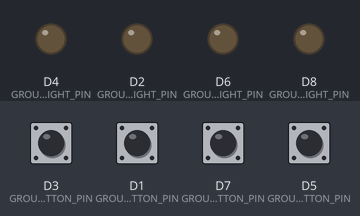
A program run on a simulated ESP8266 (NodeMCU). Parts: output pins drawn as LEDs (lit = HIGH). The test bench sets the inputs (shaded band); at power-on: D1 (GROUP_A_BUTTON_PIN), D3 (GROUP_B_BUTTON_PIN), D5 (GROUP_C_BUTTON_PIN), D7 (GROUP_D_BUTTON_PIN) HIGH. What the program prints to the serial monitor is not drawn.

Above: at 1.2 s.
1.3 s: D3 (GROUP_B_BUTTON_PIN) pulled LOW for 0.15 s
At 2.5 s:
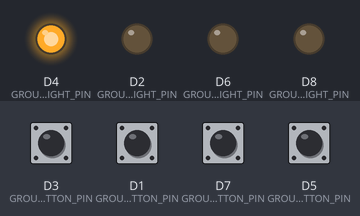
2.9 s: D1 (GROUP_A_BUTTON_PIN) pulled LOW for 0.15 s
6.0 s: D7 (GROUP_D_BUTTON_PIN) pulled LOW for 0.15 s
7.8 s: D5 (GROUP_C_BUTTON_PIN) pulled LOW for 0.15 s
9.4 s: D3 (GROUP_B_BUTTON_PIN) pulled LOW for 1 s
13.4 s: D1 (GROUP_A_BUTTON_PIN) pulled LOW for 1 s
Timing chart, 0 to 16.4 s (numbered marks = the images above; inputs shaded):
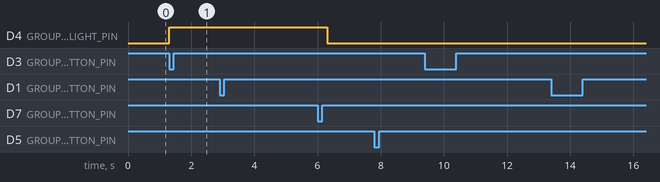

Measured:
- after the input at 1.3 s, D4 (GROUP_B_LIGHT_PIN): LOW → HIGH at once

The program:

main.cpp
```cpp
#include <Arduino.h>

/* macro defination */
#define GROUP_A_BUTTON_PIN  (D1)
#define GROUP_A_LIGHT_PIN   (D2)

#define GROUP_B_BUTTON_PIN  (D3)
#define GROUP_B_LIGHT_PIN   (D4)

#define GROUP_C_BUTTON_PIN  (D5)
#define GROUP_C_LIGHT_PIN   (D6)

#define GROUP_D_BUTTON_PIN  (D7)
#define GROUP_D_LIGHT_PIN   (D8)

#define LIGHT_TIME          (5000) // ms

/* function prototype */
ICACHE_RAM_ATTR void BTN_A_ISR();
ICACHE_RAM_ATTR void BTN_B_ISR();
ICACHE_RAM_ATTR void BTN_C_ISR();
ICACHE_RAM_ATTR void BTN_D_ISR();

void ISR_Register(uint8_t btn_pin, void (*ISR)());

/* local variables */
unsigned long   previousMillis = 0;
static bool     b_count_flag = false;
static uint8_t  u8_ledpin_choice;

/* Function defination */
void setup()
{
  Serial.begin(115200);

  pinMode(GROUP_A_LIGHT_PIN, OUTPUT);
  pinMode(GROUP_B_LIGHT_PIN, OUTPUT);
  pinMode(GROUP_C_LIGHT_PIN, OUTPUT);
  pinMode(GROUP_D_LIGHT_PIN, OUTPUT);

  ISR_Register(GROUP_A_BUTTON_PIN, BTN_A_ISR);
  ISR_Register(GROUP_B_BUTTON_PIN, BTN_B_ISR);
  ISR_Register(GROUP_C_BUTTON_PIN, BTN_C_ISR);
  ISR_Register(GROUP_D_BUTTON_PIN, BTN_D_ISR);

}

void loop()
{
  unsigned long currentMillis;

  if (b_count_flag == true){
    currentMillis = millis();
    if (currentMillis - previousMillis >= LIGHT_TIME) {
      digitalWrite(u8_ledpin_choice, LOW);
      Serial.println("Turn off LED\n");
    }
  }
}

void ISR_Register(uint8_t btn_pin, void (*ISR)())
{
  pinMode(btn_pin, INPUT_PULLUP);
  attachInterrupt(digitalPinToInterrupt(btn_pin), ISR, FALLING);
}

void Btn_Handle(uint8_t led_pin)
{
  if (b_count_flag == false){
    b_count_flag = true;
    previousMillis = millis();
    Serial.println("Turn on LED\n");
    digitalWrite(led_pin, HIGH);
    u8_ledpin_choice = led_pin;
  }
}

ICACHE_RAM_ATTR void BTN_A_ISR()
{
  Serial.println("BTN A is pressed!\n");
  Btn_Handle(GROUP_A_LIGHT_PIN);
}

ICACHE_RAM_ATTR void BTN_B_ISR()
{
  Serial.println("BTN B is pressed!\n");
  Btn_Handle(GROUP_B_LIGHT_PIN);
}

ICACHE_RAM_ATTR void BTN_C_ISR()
{
  Serial.println("BTN C is pressed!\n");
  Btn_Handle(GROUP_C_LIGHT_PIN);
}

ICACHE_RAM_ATTR void BTN_D_ISR()
{
  Serial.println("BTN D is pressed!\n");
  Btn_Handle(GROUP_D_LIGHT_PIN);
}
```
